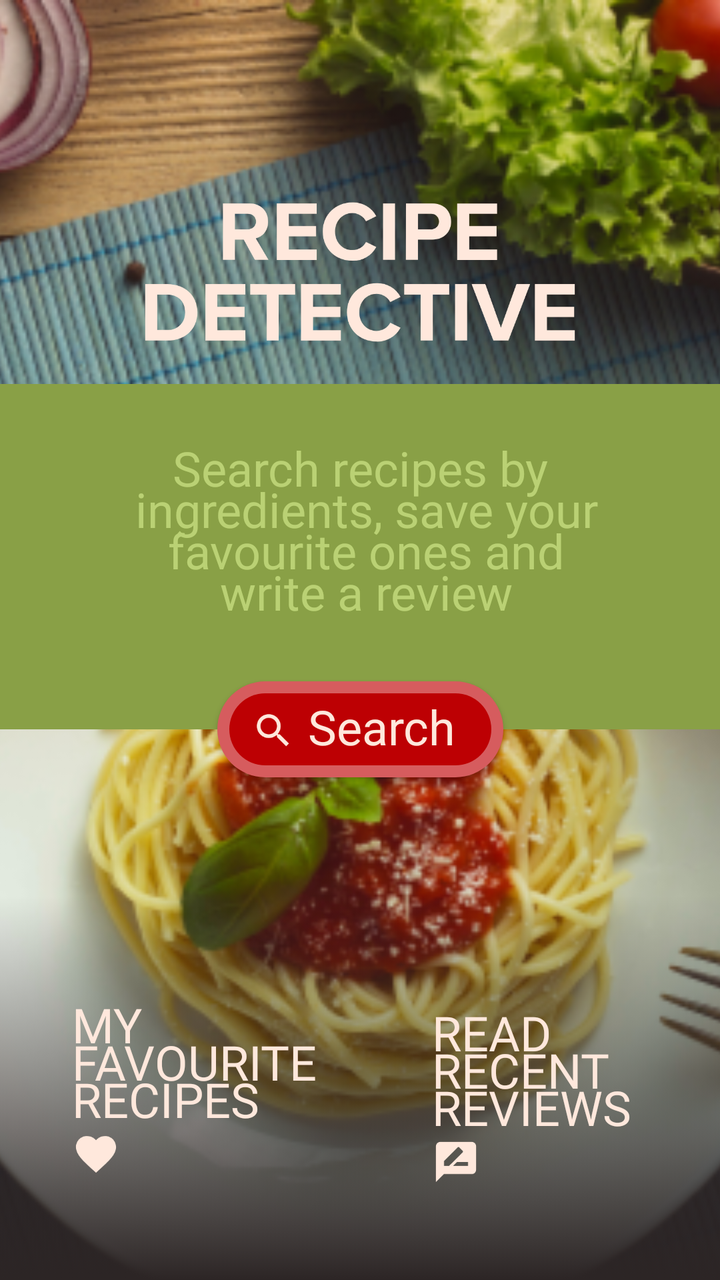
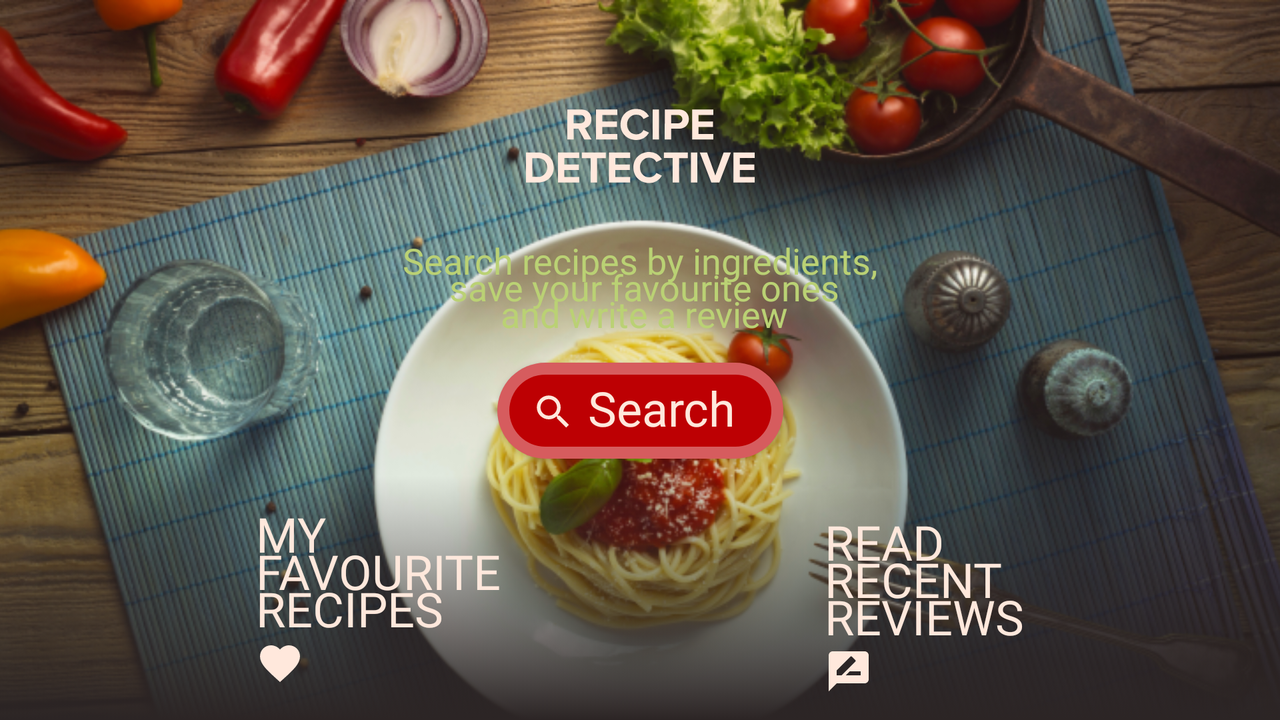

Compare how this app lays out the same screen by default and in its alternative resource folder. The renders come first, then the two layout files and the values they reference.
<!-- AndroidManifest.xml: application theme AppTheme -->
<!-- res/layout/activity_main.xml -->
<?xml version="1.0" encoding="utf-8"?>
<layout xmlns:android="http://schemas.android.com/apk/res/android"
    xmlns:app="http://schemas.android.com/apk/res-auto">

    <android.support.constraint.ConstraintLayout
        android:layout_width="match_parent"
        android:layout_height="match_parent">

        <ImageView
            android:id="@+id/imageView5"
            android:layout_width="0dp"
            android:layout_height="0dp"
            android:contentDescription="@null"
            android:scaleType="centerCrop"
            app:layout_constraintBottom_toBottomOf="parent"
            app:layout_constraintEnd_toEndOf="parent"
            app:layout_constraintHorizontal_bias="0.0"
            app:layout_constraintStart_toStartOf="parent"
            app:layout_constraintTop_toTopOf="parent"
            app:layout_constraintVertical_bias="0.0"
            app:srcCompat="@drawable/u2_capst_main_background_smaller" />

        <android.support.constraint.Guideline
            android:id="@+id/guideline2"
            android:layout_width="wrap_content"
            android:layout_height="wrap_content"
            android:orientation="horizontal"
            app:layout_constraintGuide_percent="0.3" />

        <android.support.constraint.Guideline
            android:id="@+id/guideline3"
            android:layout_width="wrap_content"
            android:layout_height="wrap_content"
            android:orientation="horizontal"
            app:layout_constraintGuide_percent="0.57" />

        <ImageView
            android:id="@+id/imageView6"
            android:layout_width="0dp"
            android:layout_height="0dp"
            android:layout_marginBottom="16dp"
            android:contentDescription="@string/recipe_detective"
            app:layout_constraintBottom_toTopOf="@+id/guideline2"
            app:layout_constraintEnd_toStartOf="@+id/guideline5"
            app:layout_constraintStart_toStartOf="@+id/guideline4"
            app:layout_constraintTop_toTopOf="@+id/guideline6"
            app:srcCompat="@drawable/ic_u2_capst_titlemain" />

        <android.support.constraint.Guideline
            android:id="@+id/guideline4"
            android:layout_width="wrap_content"
            android:layout_height="wrap_content"
            android:orientation="vertical"
            app:layout_constraintGuide_percent="0.2" />

        <android.support.constraint.Guideline
            android:id="@+id/guideline5"
            android:layout_width="wrap_content"
            android:layout_height="wrap_content"
            android:orientation="vertical"
            app:layout_constraintGuide_percent="0.8" />

        <android.support.constraint.Guideline
            android:id="@+id/guideline6"
            android:layout_width="wrap_content"
            android:layout_height="wrap_content"
            android:orientation="horizontal"
            app:layout_constraintGuide_percent=".15" />

        <ImageView
            android:id="@+id/imageView7"
            android:layout_width="0dp"
            android:layout_height="0dp"
            android:contentDescription="@null"
            app:layout_constraintBottom_toTopOf="@+id/guideline3"
            app:layout_constraintEnd_toEndOf="parent"
            app:layout_constraintStart_toStartOf="parent"
            app:layout_constraintTop_toTopOf="@+id/guideline2"
            app:srcCompat="@color/colorPrimary" />

        <TextView
            android:id="@+id/textView8"
            android:layout_width="0dp"
            android:layout_height="0dp"
            android:fontFamily="@font/pt_serif_web_bolditalic"
            android:gravity="center"
            android:includeFontPadding="false"
            android:lineSpacingExtra="-8dp"
            android:text="@string/search_recipes_by_ingredients_save_your_favourite_ones_and_write_a_review"
            android:textColor="@color/colorPrimaryLight"
            android:textSize="@dimen/main_advice_text_size"
            app:layout_constraintBottom_toTopOf="@+id/search_button_main"
            app:layout_constraintEnd_toEndOf="parent"
            app:layout_constraintStart_toStartOf="parent"
            app:layout_constraintTop_toTopOf="@+id/imageView7" />

        <Button
            android:id="@+id/search_button_main"
            style="@style/RedButtonStyle"
            android:layout_marginStart="8dp"
            android:layout_marginTop="8dp"
            android:layout_marginEnd="8dp"
            android:text="@string/search"
            app:layout_constraintBottom_toTopOf="@+id/guideline3"
            app:layout_constraintEnd_toEndOf="@+id/imageView5"
            app:layout_constraintStart_toStartOf="parent"
            app:layout_constraintTop_toTopOf="@+id/guideline3" />

        <ImageView
            android:id="@+id/search_manifier_main"
            android:layout_width="@dimen/main_magnifier_size"
            android:layout_height="@dimen/main_magnifier_size"
            android:layout_marginStart="17dp"
            android:layout_marginTop="8dp"
            android:layout_marginBottom="8dp"
            android:contentDescription="@null"
            android:elevation="10dp"
            app:layout_constraintBottom_toBottomOf="@+id/search_button_main"
            app:layout_constraintStart_toStartOf="@+id/search_button_main"
            app:layout_constraintTop_toTopOf="@+id/search_button_main"
            app:layout_constraintVertical_bias="0.58000004"
            app:srcCompat="@drawable/search_manifier_idle" />

        <android.support.constraint.Guideline
            android:id="@+id/guideline7"
            android:layout_width="wrap_content"
            android:layout_height="wrap_content"
            android:orientation="vertical"
            app:layout_constraintGuide_percent="0.5" />

        <android.support.constraint.Guideline
            android:id="@+id/guideline8"
            android:layout_width="wrap_content"
            android:layout_height="wrap_content"
            android:orientation="horizontal"
            app:layout_constraintGuide_percent="0.7" />

        <ImageButton
            android:id="@+id/main_fav_image_button"
            android:layout_width="0dp"
            android:layout_height="0dp"
            android:background="@drawable/main_transparent_buttons_background"
            android:contentDescription="@string/go_to_favourites"
            app:layout_constraintBottom_toBottomOf="parent"
            app:layout_constraintEnd_toStartOf="@+id/guideline7"
            app:layout_constraintHorizontal_bias="0.5"
            app:layout_constraintStart_toStartOf="parent"
            app:layout_constraintTop_toTopOf="@+id/guideline8" />

        <ImageButton
            android:id="@+id/main_reviews_image_button"
            android:layout_width="0dp"
            android:layout_height="0dp"
            android:background="@drawable/main_transparent_buttons_background"
            android:contentDescription="@string/read_reviews"
            android:visibility="visible"
            app:layout_constraintBottom_toBottomOf="parent"
            app:layout_constraintEnd_toEndOf="parent"
            app:layout_constraintHorizontal_bias="0.5"
            app:layout_constraintStart_toStartOf="@+id/guideline7"
            app:layout_constraintTop_toTopOf="@+id/guideline8" />

        <TextView
            android:id="@+id/main_my_text_view"
            style="@style/mainTransparentButtonText"
            android:layout_width="wrap_content"
            android:layout_height="wrap_content"
            android:includeFontPadding="false"
            android:lineSpacingExtra="-10sp"
            android:text="@string/my_favourite_recipes"
            android:textAlignment="viewStart"
            android:textColor="@color/mainTextIdle"
            app:layout_constraintBottom_toTopOf="@+id/main_fav_icon_image_view"
            app:layout_constraintStart_toStartOf="@+id/guideline9"
            app:layout_constraintTop_toTopOf="@+id/guideline8"
            app:layout_constraintVertical_chainStyle="packed" />

        <ImageView
            android:id="@+id/main_fav_icon_image_view"
            android:layout_width="wrap_content"
            android:layout_height="wrap_content"
            android:contentDescription="@null"
            app:layout_constraintBottom_toBottomOf="parent"
            app:layout_constraintStart_toStartOf="@+id/main_my_text_view"
            app:layout_constraintTop_toBottomOf="@+id/main_my_text_view"
            app:srcCompat="@drawable/ic_baseline_favourite_idle_24px" />

        <TextView
            android:id="@+id/main_read_reviews_text_view"
            style="@style/mainTransparentButtonText"
            android:layout_width="wrap_content"
            android:layout_height="wrap_content"
            android:layout_marginTop="8dp"
            android:includeFontPadding="false"
            android:lineSpacingExtra="-10sp"
            android:text="@string/read_recent_reviews"
            android:textAlignment="viewStart"
            app:layout_constraintBottom_toTopOf="@+id/main_reviews_icon_image_view"
            app:layout_constraintStart_toStartOf="@+id/guideline10"
            app:layout_constraintTop_toTopOf="@+id/guideline8"
            app:layout_constraintVertical_chainStyle="packed" />

        <ImageView
            android:id="@+id/main_reviews_icon_image_view"
            android:layout_width="wrap_content"
            android:layout_height="wrap_content"
            android:contentDescription="@null"
            app:layout_constraintBottom_toBottomOf="parent"
            app:layout_constraintStart_toStartOf="@+id/main_read_reviews_text_view"
            app:layout_constraintTop_toBottomOf="@+id/main_read_reviews_text_view"
            app:srcCompat="@drawable/ic_baseline_rate_review_idle_24px" />

        <android.support.constraint.Guideline
            android:id="@+id/guideline9"
            android:layout_width="wrap_content"
            android:layout_height="wrap_content"
            android:orientation="vertical"
            app:layout_constraintGuide_percent="0.1" />

        <android.support.constraint.Guideline
            android:id="@+id/guideline10"
            android:layout_width="wrap_content"
            android:layout_height="wrap_content"
            android:orientation="vertical"
            app:layout_constraintGuide_percent="0.6" />

    </android.support.constraint.ConstraintLayout>
</layout>
<!-- resources referenced by this layout -->
<resources>
  <color name="colorPrimary">#89A046</color>
  <color name="colorPrimaryLight">#BAD174</color>
  <color name="mainTextIdle">#FFE8DC</color>
  <dimen name="main_advice_text_size">24sp</dimen>
  <dimen name="main_magnifier_size">22dp</dimen>
  <!-- drawable ic_baseline_favourite_idle_24px (drawable) -->
  <vector xmlns:android="http://schemas.android.com/apk/res/android"
      android:width="24dp"
      android:height="24dp"
      android:autoMirrored="true"
      android:viewportWidth="24"
      android:viewportHeight="24">
      <path
          android:fillColor="@color/mainTextIdle"
          android:pathData="M12,21.35l-1.45,-1.32C5.4,15.36 2,12.28 2,8.5 2,5.42 4.42,3 7.5,3c1.74,0 3.41,0.81 4.5,2.09C13.09,3.81 14.76,3 16.5,3 19.58,3 22,5.42 22,8.5c0,3.78 -3.4,6.86 -8.55,11.54L12,21.35z" />
  </vector>
  <!-- drawable ic_baseline_rate_review_idle_24px (drawable) -->
  <vector xmlns:android="http://schemas.android.com/apk/res/android"
      android:width="24dp"
      android:height="24dp"
      android:autoMirrored="true"
      android:viewportWidth="24"
      android:viewportHeight="24">
      <path
          android:fillColor="@color/mainTextIdle"
          android:pathData="M20,2L4,2c-1.1,0 -1.99,0.9 -1.99,2L2,22l4,-4h14c1.1,0 2,-0.9 2,-2L22,4c0,-1.1 -0.9,-2 -2,-2zM6,14v-2.47l6.88,-6.88c0.2,-0.2 0.51,-0.2 0.71,0l1.77,1.77c0.2,0.2 0.2,0.51 0,0.71L8.47,14L6,14zM18,14h-7.5l2,-2L18,12v2z" />
  </vector>
  <!-- drawable main_transparent_buttons_background (drawable) -->
  <?xml version="1.0" encoding="utf-8"?>
  <selector xmlns:android="http://schemas.android.com/apk/res/android">
      <item android:state_focused="true">
          <shape android:shape="rectangle">
              <solid android:color="#0d000000" />
          </shape>
      </item>
      <item>
          <shape android:shape="rectangle">
              <gradient android:angle="90" android:endColor="#00000000" android:startColor="#FF2C2525" />
          </shape>
      </item>
  </selector>
  <string name="go_to_favourites">go to favourites</string>
  <string name="my_favourite_recipes">MY\nFAVOURITE\nRECIPES</string>
  <string name="read_recent_reviews">READ\nRECENT\nREVIEWS</string>
  <string name="read_reviews">read reviews</string>
  <string name="recipe_detective">recipe detective</string>
  <string name="search">Search</string>
  <string name="search_recipes_by_ingredients_save_your_favourite_ones_and_write_a_review">Search recipes by\n ingredients, save your\n favourite ones and\n write a review</string>
  <style name="RedButtonStyle" parent="GreenButtonStyle">
          <item name="android:background">@drawable/main_activity_search_background</item>
          <item name="android:fontFamily">@font/opensans_light</item>
          <item name="android:paddingStart">45dp</item>
          <item name="android:paddingBottom">8dp</item>
          <item name="android:textSize">24sp</item>
          <item name="android:paddingTop">8dp</item>
      </style>
  <style name="mainTransparentButtonText">
          <item name="android:textColor">@color/mainTextIdle</item>
          <item name="android:includeFontPadding">false</item>
          <item name="android:fontFamily">@font/opensans_regular</item>
          <item name="android:textSize">24sp</item>
      </style>
  <style name="AppTheme" parent="Theme.AppCompat.Light.NoActionBar">
          
          <item name="colorPrimary">@color/colorPrimary</item>
          <item name="colorPrimaryDark">@color/colorPrimaryDark</item>
          <item name="colorAccent">@color/colorAccent</item>
          <item name="android:navigationBarColor">@color/colorPrimary</item>
          <item name="android:actionOverflowButtonStyle">@style/SettingsIconStyle</item>
      </style>
  <color name="colorPrimaryDark">#5A7118</color>
  <color name="colorAccent">#FABC07</color>
  <style name="SettingsIconStyle" parent="Theme.AppCompat.Light.NoActionBar">
          <item name="android:src">@drawable/sign_out_icon</item>
      </style>
  <!-- some entries are left out for length -->
</resources>
<!-- res/layout-land/activity_main.xml (the repository's variant of the layout above) -->
<!-- drawn on the phone turned sideways -->
<?xml version="1.0" encoding="utf-8"?>
<layout xmlns:android="http://schemas.android.com/apk/res/android"
    xmlns:app="http://schemas.android.com/apk/res-auto">

    <android.support.constraint.ConstraintLayout
        android:layout_width="match_parent"
        android:layout_height="match_parent">

        <ImageView
            android:id="@+id/imageView5"
            android:layout_width="0dp"
            android:layout_height="0dp"
            android:contentDescription="@null"
            android:scaleType="centerCrop"
            app:layout_constraintBottom_toBottomOf="parent"
            app:layout_constraintEnd_toEndOf="parent"
            app:layout_constraintHorizontal_bias="0.0"
            app:layout_constraintStart_toStartOf="parent"
            app:layout_constraintTop_toTopOf="parent"
            app:layout_constraintVertical_bias="0.0"
            app:srcCompat="@drawable/u2_capst_main_background_smaller" />

        <android.support.constraint.Guideline
            android:id="@+id/guideline2"
            android:layout_width="wrap_content"
            android:layout_height="wrap_content"
            android:orientation="horizontal"
            app:layout_constraintGuide_percent="0.3" />

        <android.support.constraint.Guideline
            android:id="@+id/guideline3"
            android:layout_width="wrap_content"
            android:layout_height="wrap_content"
            android:orientation="horizontal"
            app:layout_constraintGuide_percent="0.57" />

        <ImageView
            android:id="@+id/imageView6"
            android:layout_width="0dp"
            android:layout_height="0dp"
            android:layout_marginBottom="16dp"
            android:contentDescription="@string/recipe_detective"
            app:layout_constraintBottom_toTopOf="@+id/guideline2"
            app:layout_constraintEnd_toStartOf="@+id/guideline5"
            app:layout_constraintStart_toStartOf="@+id/guideline4"
            app:layout_constraintTop_toTopOf="@+id/guideline6"
            app:srcCompat="@drawable/ic_u2_capst_titlemain" />

        <android.support.constraint.Guideline
            android:id="@+id/guideline4"
            android:layout_width="wrap_content"
            android:layout_height="wrap_content"
            android:orientation="vertical"
            app:layout_constraintGuide_percent="0.2" />

        <android.support.constraint.Guideline
            android:id="@+id/guideline5"
            android:layout_width="wrap_content"
            android:layout_height="wrap_content"
            android:orientation="vertical"
            app:layout_constraintGuide_percent="0.8" />

        <android.support.constraint.Guideline
            android:id="@+id/guideline6"
            android:layout_width="wrap_content"
            android:layout_height="wrap_content"
            android:orientation="horizontal"
            app:layout_constraintGuide_percent=".15" />

        <ImageView
            android:id="@+id/imageView7"
            android:layout_width="0dp"
            android:layout_height="0dp"
            android:background="@drawable/landscape_intro_text_background"
            android:contentDescription="@null"
            app:layout_constraintBottom_toTopOf="@+id/guideline3"
            app:layout_constraintEnd_toStartOf="@+id/guideline5"
            app:layout_constraintStart_toStartOf="@+id/guideline4"
            app:layout_constraintTop_toTopOf="@+id/guideline2" />

        <TextView
            android:id="@+id/textView8"
            android:layout_width="0dp"
            android:layout_height="0dp"
            android:layout_marginStart="16dp"
            android:layout_marginEnd="16dp"
            android:fontFamily="@font/pt_serif_web_bolditalic"
            android:gravity="center"
            android:includeFontPadding="false"
            android:lineSpacingExtra="-8dp"
            android:text="@string/search_recipes_by_ingredients_save_your_favourite_ones_and_write_a_review"
            android:textColor="@color/colorPrimaryLight"
            android:textSize="@dimen/main_advice_text_size"
            app:layout_constraintBottom_toTopOf="@+id/search_button_main"
            app:layout_constraintEnd_toStartOf="@+id/guideline5"
            app:layout_constraintStart_toStartOf="@+id/guideline4"
            app:layout_constraintTop_toTopOf="@+id/imageView7" />

        <Button
            android:id="@+id/search_button_main"
            style="@style/RedButtonStyle"
            android:layout_marginStart="8dp"
            android:layout_marginTop="8dp"
            android:layout_marginEnd="8dp"
            android:text="@string/search"
            app:layout_constraintBottom_toTopOf="@+id/guideline3"
            app:layout_constraintEnd_toEndOf="@+id/imageView5"
            app:layout_constraintStart_toStartOf="parent"
            app:layout_constraintTop_toTopOf="@+id/guideline3" />

        <ImageView
            android:id="@+id/search_manifier_main"
            android:layout_width="@dimen/main_magnifier_size"
            android:layout_height="@dimen/main_magnifier_size"
            android:layout_marginStart="17dp"
            android:layout_marginTop="8dp"
            android:layout_marginBottom="8dp"
            android:contentDescription="@null"
            android:elevation="10dp"
            app:layout_constraintBottom_toBottomOf="@+id/search_button_main"
            app:layout_constraintStart_toStartOf="@+id/search_button_main"
            app:layout_constraintTop_toTopOf="@+id/search_button_main"
            app:layout_constraintVertical_bias="0.58000004"
            app:srcCompat="@drawable/search_manifier_idle" />

        <android.support.constraint.Guideline
            android:id="@+id/guideline7"
            android:layout_width="wrap_content"
            android:layout_height="wrap_content"
            android:orientation="vertical"
            app:layout_constraintGuide_percent="0.5" />

        <android.support.constraint.Guideline
            android:id="@+id/guideline8"
            android:layout_width="wrap_content"
            android:layout_height="wrap_content"
            android:orientation="horizontal"
            app:layout_constraintGuide_percent="0.66" />

        <ImageButton
            android:id="@+id/main_fav_image_button"
            android:layout_width="0dp"
            android:layout_height="0dp"
            android:background="@drawable/main_transparent_buttons_background"
            android:contentDescription="@string/go_to_favourites"
            app:layout_constraintBottom_toBottomOf="parent"
            app:layout_constraintEnd_toStartOf="@+id/guideline7"
            app:layout_constraintHorizontal_bias="0.5"
            app:layout_constraintStart_toStartOf="parent"
            app:layout_constraintTop_toTopOf="@+id/guideline8" />

        <ImageButton
            android:id="@+id/main_reviews_image_button"
            android:layout_width="0dp"
            android:layout_height="0dp"
            android:background="@drawable/main_transparent_buttons_background"
            android:contentDescription="@string/read_reviews"
            android:visibility="visible"
            app:layout_constraintBottom_toBottomOf="parent"
            app:layout_constraintEnd_toEndOf="parent"
            app:layout_constraintHorizontal_bias="0.5"
            app:layout_constraintStart_toStartOf="@+id/guideline7"
            app:layout_constraintTop_toTopOf="@+id/guideline8" />

        <TextView
            android:id="@+id/main_my_text_view"
            style="@style/mainTransparentButtonText"
            android:layout_width="wrap_content"
            android:layout_height="wrap_content"
            android:includeFontPadding="false"
            android:lineSpacingExtra="-10sp"
            android:text="@string/my_favourite_recipes"
            android:textAlignment="viewStart"
            android:textColor="@color/mainTextIdle"
            app:layout_constraintBottom_toTopOf="@+id/main_fav_icon_image_view"
            app:layout_constraintStart_toStartOf="@+id/guideline4"
            app:layout_constraintTop_toTopOf="@+id/guideline8"
            app:layout_constraintVertical_chainStyle="packed" />

        <ImageView
            android:id="@+id/main_fav_icon_image_view"
            android:layout_width="wrap_content"
            android:layout_height="wrap_content"
            android:contentDescription="@null"
            app:layout_constraintBottom_toBottomOf="parent"
            app:layout_constraintStart_toStartOf="@+id/main_my_text_view"
            app:layout_constraintTop_toBottomOf="@+id/main_my_text_view"
            app:srcCompat="@drawable/ic_baseline_favourite_idle_24px" />

        <TextView
            android:id="@+id/main_read_reviews_text_view"
            style="@style/mainTransparentButtonText"
            android:layout_width="wrap_content"
            android:layout_height="wrap_content"
            android:layout_marginTop="8dp"
            android:includeFontPadding="false"
            android:lineSpacingExtra="-10sp"
            android:text="@string/read_recent_reviews"
            android:textAlignment="viewStart"
            app:layout_constraintBottom_toTopOf="@+id/main_reviews_icon_image_view"
            app:layout_constraintEnd_toStartOf="@+id/guideline5"
            app:layout_constraintTop_toTopOf="@+id/guideline8"
            app:layout_constraintVertical_chainStyle="packed" />

        <ImageView
            android:id="@+id/main_reviews_icon_image_view"
            android:layout_width="wrap_content"
            android:layout_height="wrap_content"
            android:contentDescription="@null"
            app:layout_constraintBottom_toBottomOf="parent"
            app:layout_constraintStart_toStartOf="@+id/main_read_reviews_text_view"
            app:layout_constraintTop_toBottomOf="@+id/main_read_reviews_text_view"
            app:srcCompat="@drawable/ic_baseline_rate_review_idle_24px" />

        <android.support.constraint.Guideline
            android:id="@+id/guideline9"
            android:layout_width="wrap_content"
            android:layout_height="wrap_content"
            android:orientation="vertical"
            app:layout_constraintGuide_percent="0.1" />

        <android.support.constraint.Guideline
            android:id="@+id/guideline10"
            android:layout_width="wrap_content"
            android:layout_height="wrap_content"
            android:orientation="vertical"
            app:layout_constraintGuide_percent="0.6" />
    </android.support.constraint.ConstraintLayout>
</layout>
<!-- resources referenced by the variant -->
<!-- as the phone turned sideways resolves them -->
<resources>
  <color name="colorPrimaryLight">#BAD174</color>
  <color name="mainTextIdle">#FFE8DC</color>
  <!-- from res/values-land/ -->
  <dimen name="main_advice_text_size">18sp</dimen>
  <dimen name="main_magnifier_size">22dp</dimen>
  <!-- drawable ic_baseline_favourite_idle_24px (drawable) -->
  <vector xmlns:android="http://schemas.android.com/apk/res/android"
      android:width="24dp"
      android:height="24dp"
      android:autoMirrored="true"
      android:viewportWidth="24"
      android:viewportHeight="24">
      <path
          android:fillColor="@color/mainTextIdle"
          android:pathData="M12,21.35l-1.45,-1.32C5.4,15.36 2,12.28 2,8.5 2,5.42 4.42,3 7.5,3c1.74,0 3.41,0.81 4.5,2.09C13.09,3.81 14.76,3 16.5,3 19.58,3 22,5.42 22,8.5c0,3.78 -3.4,6.86 -8.55,11.54L12,21.35z" />
  </vector>
  <!-- drawable ic_baseline_rate_review_idle_24px (drawable) -->
  <vector xmlns:android="http://schemas.android.com/apk/res/android"
      android:width="24dp"
      android:height="24dp"
      android:autoMirrored="true"
      android:viewportWidth="24"
      android:viewportHeight="24">
      <path
          android:fillColor="@color/mainTextIdle"
          android:pathData="M20,2L4,2c-1.1,0 -1.99,0.9 -1.99,2L2,22l4,-4h14c1.1,0 2,-0.9 2,-2L22,4c0,-1.1 -0.9,-2 -2,-2zM6,14v-2.47l6.88,-6.88c0.2,-0.2 0.51,-0.2 0.71,0l1.77,1.77c0.2,0.2 0.2,0.51 0,0.71L8.47,14L6,14zM18,14h-7.5l2,-2L18,12v2z" />
  </vector>
  <!-- drawable main_transparent_buttons_background (drawable) -->
  <?xml version="1.0" encoding="utf-8"?>
  <selector xmlns:android="http://schemas.android.com/apk/res/android">
      <item android:state_focused="true">
          <shape android:shape="rectangle">
              <solid android:color="#0d000000" />
          </shape>
      </item>
      <item>
          <shape android:shape="rectangle">
              <gradient android:angle="90" android:endColor="#00000000" android:startColor="#FF2C2525" />
          </shape>
      </item>
  </selector>
  <string name="go_to_favourites">go to favourites</string>
  <string name="my_favourite_recipes">MY\nFAVOURITE\nRECIPES</string>
  <string name="read_recent_reviews">READ\nRECENT\nREVIEWS</string>
  <string name="read_reviews">read reviews</string>
  <string name="recipe_detective">recipe detective</string>
  <string name="search">Search</string>
  <!-- from res/values-land/ -->
  <string name="search_recipes_by_ingredients_save_your_favourite_ones_and_write_a_review">Search recipes by ingredients,\n save your favourite ones\n and write a review</string>
  <style name="RedButtonStyle" parent="GreenButtonStyle">
          <item name="android:background">@drawable/main_activity_search_background</item>
          <item name="android:fontFamily">@font/opensans_light</item>
          <item name="android:paddingStart">45dp</item>
          <item name="android:paddingBottom">8dp</item>
          <item name="android:textSize">24sp</item>
          <item name="android:paddingTop">8dp</item>
      </style>
  <style name="mainTransparentButtonText">
          <item name="android:textColor">@color/mainTextIdle</item>
          <item name="android:includeFontPadding">false</item>
          <item name="android:fontFamily">@font/opensans_regular</item>
          <item name="android:textSize">24sp</item>
      </style>
  <style name="AppTheme" parent="Theme.AppCompat.Light.NoActionBar">
          
          <item name="colorPrimary">@color/colorPrimary</item>
          <item name="colorPrimaryDark">@color/colorPrimaryDark</item>
          <item name="colorAccent">@color/colorAccent</item>
          <item name="android:navigationBarColor">@color/colorPrimary</item>
          <item name="android:actionOverflowButtonStyle">@style/SettingsIconStyle</item>
      </style>
  <color name="colorPrimary">#89A046</color>
  <color name="colorPrimaryDark">#5A7118</color>
  <color name="colorAccent">#FABC07</color>
  <style name="SettingsIconStyle" parent="Theme.AppCompat.Light.NoActionBar">
          <item name="android:src">@drawable/sign_out_icon</item>
      </style>
  <!-- some entries are left out for length -->
</resources>
